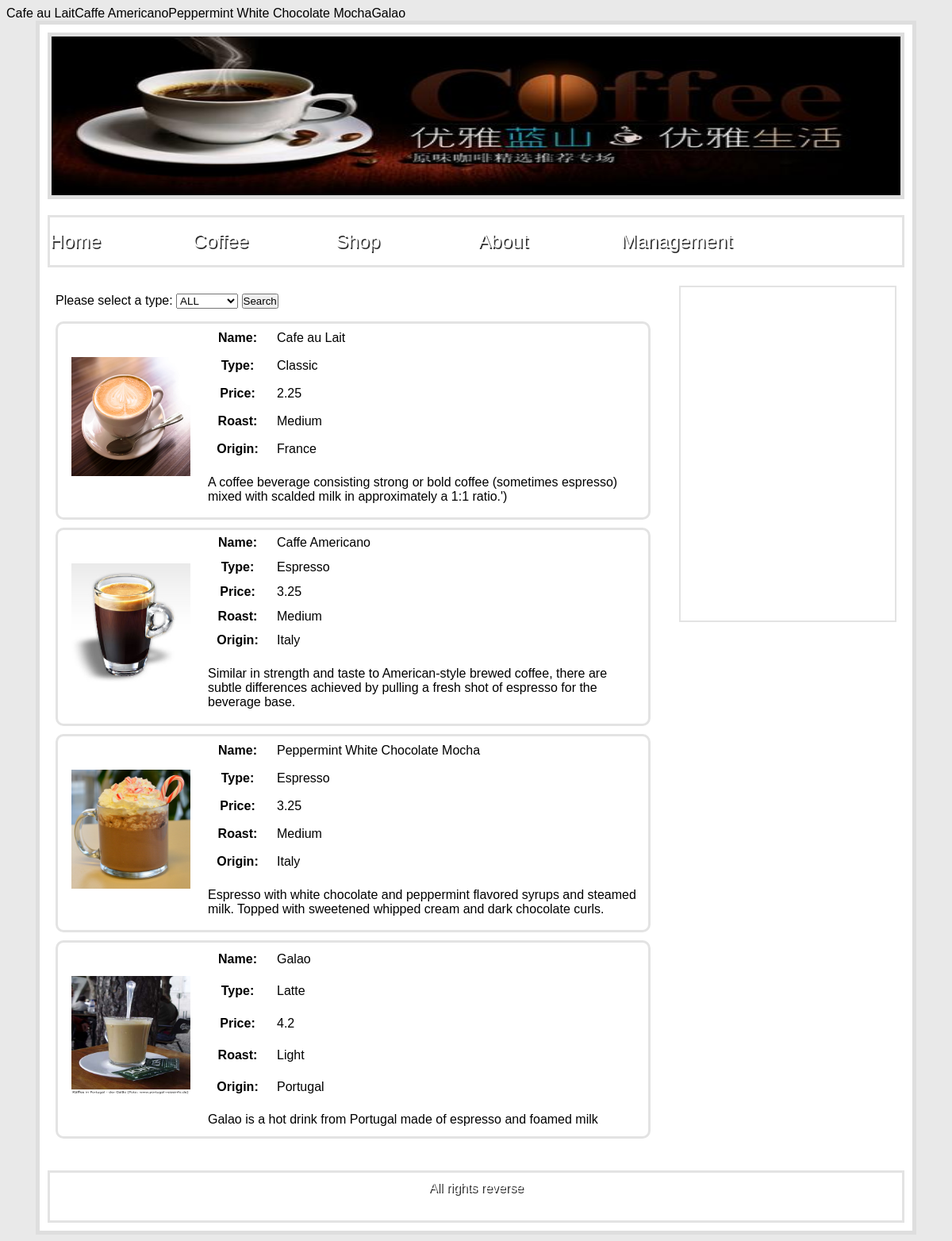
/Coffee.php, run on the app's committed database.
### tables this page shows
CREATE TABLE IF NOT EXISTS `coffee` (
  `id` int(11) NOT NULL AUTO_INCREMENT,
  `name` varchar(255) DEFAULT NULL,
  `type` varchar(255) DEFAULT NULL,
  `price` double DEFAULT NULL,
  `roast` varchar(255) DEFAULT NULL,
  `country` varchar(255) DEFAULT NULL,
  `image` varchar(255) DEFAULT NULL,
  `review` text,
  PRIMARY KEY (`id`)
);

### Coffee.php (called while the page is built, shortened)
<?php
require 'controller/CoffeeController.php';
$coffeeController = new CoffeeController();
if(isset($_POST['types'])){
	$coffeeTables = $coffeeController->CreateCoffeeTables($_POST['types']);
}
else{
	$coffeeTables = $coffeeController->CreateCoffeeTables('');
}
$content = $coffeeController->CreateCoffeeDropdownList().$coffeeTables;
include 'templates.php';
?>

### model/CoffeeModel.php (called while the page is built, shortened)
<?php
require("entity/CoffeeEntity.php");
class CoffeeModel{
	function GetCoffeeByType($type){
		$temp = $type;
		if($temp == ""){
			$sql = "select * from coffee";
		}else{
			$sql = "select * from coffee where type like'$type' ";
		}
		$result = mysql_query($sql)or die(mysql_error());
		$coffeeArray = array();
		while($row = mysql_fetch_array($result)){
			$id = $row[0];
			$name = $row[1];
			$type = $row[2];
			$price = $row[3];
			$roast = $row[4];
			$country = $row[5];
			$image = $row[6];
			$review = $row[7];
			$coffee = new CoffeeEntity($id,$name,$type,$price,$roast,$country,$image,$review);
			array_push($coffeeArray,$coffee);
		}
		return $coffeeArray;
	}
}
?>

### entity/CoffeeEntity.php (called while the page is built, shortened)
<?php
class CoffeeEntity{
    function __construct($id,$name,$type,$price,$roast,$country,$image,$review){
        $this->name = $name;
        $this->type = $type;
        $this->price= $price;
        $this->roast = $roast;
        $this->country = $country;
        $this->image = $image;
        $this->review = $review;
    }
}
?>

### controller/CoffeeController.php (the view, shortened to what this page needs)
<?php
require("model/CoffeeModel.php");
class CoffeeController{
	function CreateCoffeeDropdownList(){
		$coffeeModel = new CoffeeModel();
		$result = "<form action='' method='post' width='200px' >
					Please select a type:
					<select name='types'>
						<option value='%'>ALL</option>"
						.$this->CreateOptionValues($coffeeModel->GetCoffeeTypes()).
					"</select>
					<input type='submit' value='Search' >
				</form>";
		return $result;
	}
	function CreateOptionValues(array $valueArray){
		$result = "";
		foreach($valueArray as $value){
			$result = $result."<option value='$value'>$value</option> ";
		}
		return $result;
	}
	function CreateCoffeeTables($types){
		$coffeeModel = new CoffeeModel();
		$coffeeArray = $coffeeModel->GetCoffeeByType($types);
		$result = "";
		foreach ($coffeeArray as $key => $coffee)
        {
            echo $coffee->name;
			$result = $result.
					"<table class = 'coffeeTable'>
                        <tr>
                            <th rowspan='6' width = '150px' ><img runat = 'server' src = '$coffee->image' /></th>
                            <th width = '75px' >Name: </th>
                            <td>$coffee->name</td>
                        </tr>
                        <tr>
                            <th>Type: </th>
                            <td>$coffee->type</td>
                        </tr>
                        <tr>
                            <th>Price: </th>
                            <td>$coffee->price</td>
                        </tr>
                        <tr>
                            <th>Roast: </th>
                            <td>$coffee->roast</td>
                        </tr>
                        <tr>
                            <th>Origin: </th>
                            <td>$coffee->country</td>
                        </tr>
                        <tr>
                            <td colspan='2' >$coffee->review</td>
                        </tr>
                     </table>";
        }
		return $result;
	}
}
?>

### templates.php (shortened to what this page needs)
<!DOCTYPE html>
<html>
<head>
	 <link rel="stylesheet" href="css/style.css"/>
</head>
<body>
<div class="wrapper">
    <div class="head-banner"></div>
    <nav class="navigation">
        <ul class="nav">
            <li><a href="index.php">Home</a></li>
            <li><a href="Coffee.php">Coffee</a></li>
            <li><a href="#">Shop</a></li>
            <li><a href="#">About</a></li>
			<li><a href="Management.php">Management</a></li>
        </ul>
    </nav>
    <div class="content-area"><?php echo $content; ?></div>
    <div class="sidebar"></div>
    <footer>All rights reverse</footer>
</div>
</body>
</html>

### css/style.css (style rules this page uses)
* { padding:0; margin��0�� }
body { font-family: "arial"; background: #e9e9e9; }
.wrapper { margin: 0 auto;padding: 10px; width: 1080px; background-color: white; border: 5px solid #dedede; }
.head-banner { height: 200px; background: url("../images/head-banner.jpg")0 0 no-repeat; background-size: 100% 200px ; border: 5px solid #dedede; }
.navigation { margin-top: 20px; height: 60px; border: 3px solid #e3e3e3; text-shadow: .1em .1em #333; }
.nav { list-style: none; }
.nav li { position: relative; width: 180px;height: 50px; font-size: 24px; float: left; }
.nav a:link,.nav a:active,.nav a:visited { display: block; color: #fff; text-decoration: none; }
.content-area { margin: 20px 0 20px 0;padding: 10px; width: 750px; float: left; }
.sidebar { margin: 20px 10px;padding: 10px; width: 250px;height: 400px; border: 2px solid #e3e3e3; float: right; }
.coffeeTable { margin: 10px 10px 10px 0; width:750px;height:250px; border:3px solid #e3e3e3; border-radius:10px; }
.coffeeTable tr th,.coffeeTable tr td { padding: 0 5px 0 5px; }
.coffeeTable img { padding: 0px 10px 10px 10px; width:150px;height:150px; }
footer { clear: both; height: 40px;padding: 10px; border: 3px solid #e3e3e3; text-align: center;color: #fff; text-shadow: .1em .1em #333; }

### data on the page
coffee: name "Caffe Americano", image (picture), type "Espresso", price "3.25", roast "Medium", country "Italy", review "Similar in strength and taste to American-style brewed coffee, there are subtle differences achieved by pulling a fresh shot of espresso for the beverage base."
coffee: name "Peppermint White Chocolate Mocha", image (picture), type "Espresso", price "3.25", roast "Medium", country "Italy", review "Espresso with white chocolate and peppermint flavored syrups and steamed milk. Topped with sweetened whipped cream and dark chocolate curls."
coffee: name "Galao", image (picture), type "Latte", price "4.2", roast "Light", country "Portugal", review "Galao is a hot drink from Portugal made of espresso and foamed milk"
coffee: image (picture), name "Cafe au Lait", type "Classic", price "2.25", roast "Medium", country "France", review "A coffee beverage consisting strong or bold coffee (sometimes espresso) mixed with scalded milk in approximately a 1:1 ratio.')"
